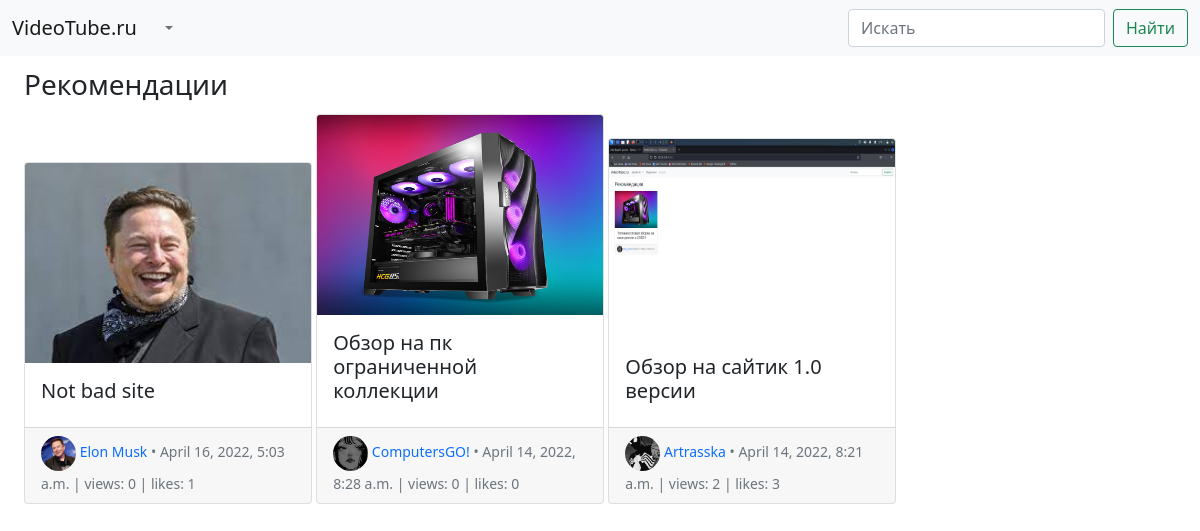
The page / on the database its author committed.
### youtubeapp/models.py (models this page shows, shortened)
class Video(models.Model):
    channel = models.ForeignKey(Channel, on_delete=models.CASCADE, verbose_name='Канал', blank=True, null=True)
    video_file = models.FileField(upload_to='videos/', null=True, blank=True, verbose_name='Видео-файл')
    created = models.DateTimeField(auto_now_add=True, null=True, blank=True)
    title = models.CharField(max_length=200, verbose_name='Название ролика')
    description = models.TextField("Описание")
    visibility = models.BooleanField(choices=((False, 'Приватный'), (True, 'Публичный')))
    thumbnail = models.ImageField(upload_to='thumbnails/', null=False)
    likes = models.PositiveIntegerField(default=0)
    views = models.PositiveIntegerField(default=0)
    def get_absolute_url(self):
        return reverse('watch', args=[self.pk])
    class Meta:
        verbose_name = 'Видео-ролик'
        verbose_name_plural = 'Видео-ролики'
        ordering = ['-created']

class Channel(models.Model):
    name = models.CharField(max_length=200, verbose_name='Название канала')
    user = models.ForeignKey(User, on_delete=models.CASCADE, verbose_name='Пользователь', related_name='user_channel')
    avatar = models.ImageField(upload_to='avatars/', null=True, blank=True)
    phone_photo = models.ImageField(upload_to='phone_photos/', null=True, blank=True)
    slug = models.SlugField(max_length=200, verbose_name='URL для канала')
    description = models.TextField("Описание канала")
    categories = models.ManyToManyField(Category, blank=True, verbose_name='Категории канала')
    def get_absolute_url(self):
        return reverse('get_channel', args=[self.slug])
    class Meta:
        verbose_name = 'Канал'
        verbose_name_plural = 'Каналы'

### youtubeapp/views.py (the view)
# urls.py: path('', index, name='index'),
def index(request):
    videos = Video.objects.all()
    context = {
        'videos': videos,
    }
    return render(request, 'index.html', context)

### templates/index.html (shortened to what this page needs)
{% extends 'base.html' %}
{% block content %}
    <h3 style="margin-left: 2%; margin-top: 1%">Рекомендации</h3>
<div style="margin-left: 2%; margin-top: 1%; margin-right: 1%">
  {% for video in videos %}
  <div class="card" style="width: 18rem; display: inline-block; margin-bottom: 10px">
    <a href="{{video.get_absolute_url}}"><img src="{{video.thumbnail.url}}" class="card-img-top" width="200" height="200"></a>
  <div class="card-body">
    <h5 class="card-title">{{video.title|truncatechars:40}}</h5>
  </div>
    <div class="card-footer">
      <small class="text-muted"><a style="text-decoration: none;" href="{{video.channel.get_absolute_url}}">{% if video.channel.avatar %}<img src="{{video.channel.avatar.url}}" height="35" width="35" style="border-radius: 10000px">{% endif %} {{video.channel.name}}</a> • {{video.created}} | views:
        {{video.views}} | likes: {{video.likes}}</small>
    </div>
</div>
  {% endfor %}
</div>
{% endblock content %}

### templates/base.html (shortened to what this page needs)
<!doctype html>
<html lang="en">
  <head>
    <link href="https://cdn.jsdelivr.net/npm/bootstrap@5.1.3/dist/css/bootstrap.min.css" rel="stylesheet">
  </head>
  <body>
    <nav class="navbar navbar-expand-lg navbar-light bg-light">
  <div class="container-fluid">
    <a class="navbar-brand" href="/">VideoTube.ru</a>
    <div class="collapse navbar-collapse" id="navbarSupportedContent">
      <ul class="navbar-nav me-auto mb-2 mb-lg-0">
        <li class="nav-item dropdown">
          <a class="nav-link dropdown-toggle" href="#" id="navbarDropdown" role="button" data-bs-toggle="dropdown" aria-expanded="false">
          </a>
        </li>
      </ul>
      <form class="d-flex">
        <input class="form-control me-2" type="search" placeholder="Искать" aria-label="Search">
        <button class="btn btn-outline-success" type="submit">Найти</button>
      </form>
    </div>
  </div>
</nav>
    <div class="">
        {% block content %}{% endblock content %}
    </div>
  </body>
</html>

### rows shown on the page
Video: thumbnail (picture), title "Not bad site", channel.avatar (picture), channel.name "Elon Musk", created "April 16, 2022, 5:03 a.m.", views "0", likes "1"
Video: thumbnail (picture), title "Обзор на пк ограниченной коллекции", channel.avatar (picture), channel.name "ComputersGO!", created "April 14, 2022, 8:28 a.m.", views "0", likes "0"
Video: thumbnail (picture), title "Обзор на сайтик 1.0 версии", channel.avatar (picture), channel.name "Artrasska", created "April 14, 2022, 8:21 a.m.", views "2", likes "3"
